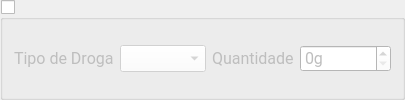
              <widget class="QGroupBox" name="groupBox_narcotic_1">
               <property name="sizePolicy">
                <sizepolicy hsizetype="Preferred" vsizetype="Preferred">
                 <horstretch>0</horstretch>
                 <verstretch>0</verstretch>
                </sizepolicy>
               </property>
               <property name="styleSheet">
                <string notr="true"/>
               </property>
               <property name="title">
                <string/>
               </property>
               <property name="alignment">
                <set>Qt::AlignmentFlag::AlignLeading|Qt::AlignmentFlag::AlignLeft|Qt::AlignmentFlag::AlignTop</set>
               </property>
               <property name="flat">
                <bool>true</bool>
               </property>
               <property name="checkable">
                <bool>true</bool>
               </property>
               <property name="checked">
                <bool>false</bool>
               </property>
               <layout class="QHBoxLayout" name="horizontalLayout_18">
                <item>
                 <widget class="QLabel" name="label_type_narcotic">
                  <property name="sizePolicy">
                   <sizepolicy hsizetype="Maximum" vsizetype="Preferred">
                    <horstretch>0</horstretch>
                    <verstretch>0</verstretch>
                   </sizepolicy>
                  </property>
                  <property name="font">
                   <font>
                    <family>Roboto</family>
                    <pointsize>12</pointsize>
                   </font>
                  </property>
                  <property name="text">
                   <string>Tipo de Droga</string>
                  </property>
                 </widget>
                </item>
                <item>
                 <widget class="QComboBox" name="combo_narcotic_1">
                  <property name="font">
                   <font>
                    <family>Roboto</family>
                    <pointsize>12</pointsize>
                   </font>
                  </property>
                  <property name="styleSheet">
                   <string notr="true">background-color: #FFFFFF; </string>
                  </property>
                 </widget>
                </item>
                <item>
                 <widget class="QLabel" name="label_qty_narcotic">
                  <property name="sizePolicy">
                   <sizepolicy hsizetype="Maximum" vsizetype="Preferred">
                    <horstretch>0</horstretch>
                    <verstretch>0</verstretch>
                   </sizepolicy>
                  </property>
                  <property name="font">
                   <font>
                    <family>Roboto</family>
                    <pointsize>12</pointsize>
                   </font>
                  </property>
                  <property name="text">
                   <string>Quantidade</string>
                  </property>
                 </widget>
                </item>
                <item>
                 <widget class="QSpinBox" name="input_qty_narcotic_1">
                  <property name="font">
                   <font>
                    <family>Roboto</family>
                    <pointsize>12</pointsize>
                   </font>
                  </property>
                  <property name="styleSheet">
                   <string notr="true">background-color: #FFFFFF; </string>
                  </property>
                  <property name="suffix">
                   <string>g</string>
                  </property>
                  <property name="maximum">
                   <number>100000</number>
                  </property>
                 </widget>
                </item>
               </layout>
              </widget>
